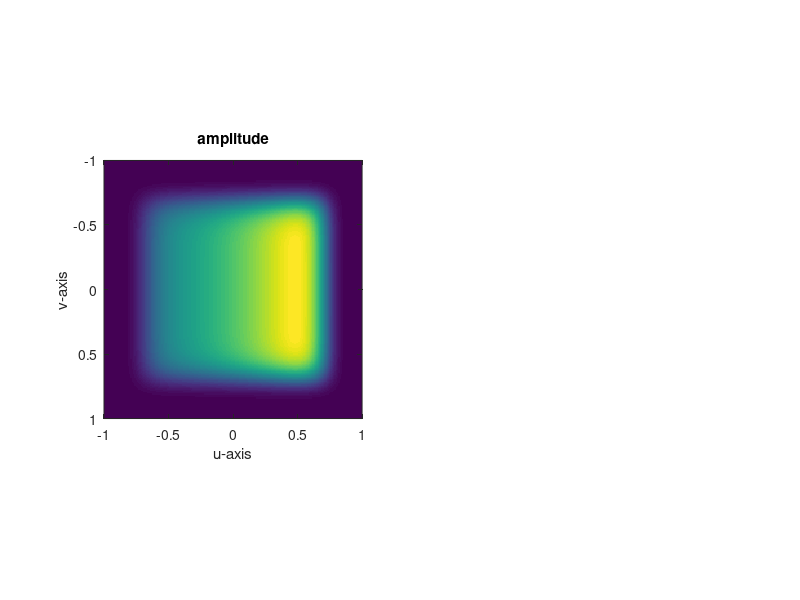
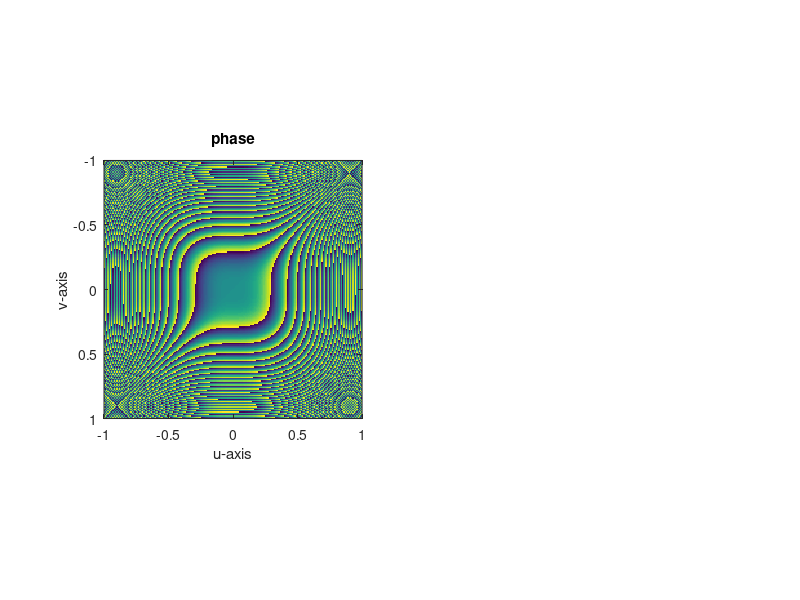
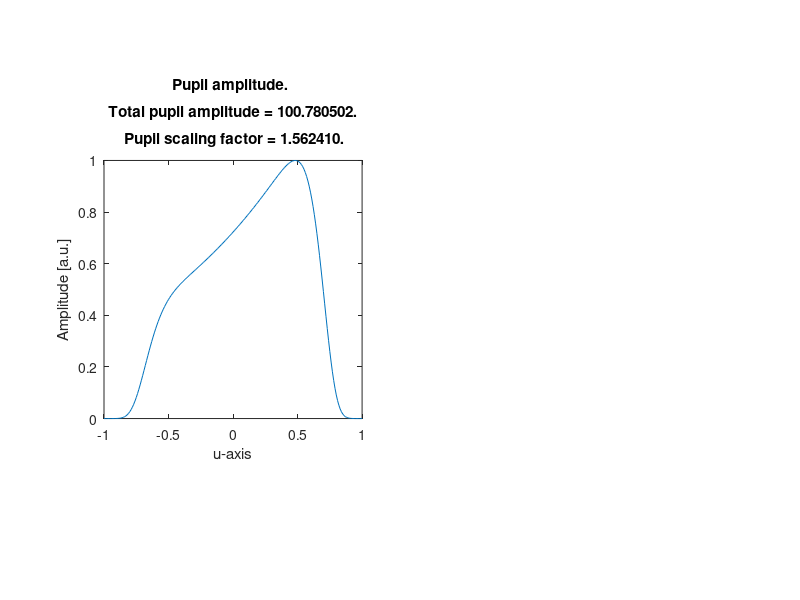

These figures' MATLAB source, in order: (Note: this script raises an error after producing the figures.)
%%% name:           FastLightSheetProfileSimulation_attenuationCompensation
%%% author:         Jonathan Nylk
%%% date created:   19/07/2016
%%% description:    This function simulates attenuation compensated
%%%                 light-sheets and plots their relative pupil functions,
%%%                 light-sheet cross-sectional profiles, MTF as a
%%%                 function of propagation distance, and the maximum
%%%                 intensity as a function of propagation.
%%%
%%% updates (latest first):
%%%                 
%%%
%%%
%%% END %%%


function FastLightSheetProfileSimulation_attenuationCompensation(zRange,xRange,lambda,NA,alpha,compensation_type...
    ,sigma_exp,sigma_lin,sigma_peak,x_peak,C_abs,outputFolder,Flag_imageSimulation,deconvolution_lightSheet,amp_peak)

    %default inputs
    if nargin < 1
%         zRange = [-50:0.05:50] * 1e-6;  % transverse beam axis [metres]
        zRange = [-50:0.5:50] * 1e-6;  % transverse beam axis [metres]
    end
    if nargin < 2
        xRange = [-100:1:100] * 1e-6; % propagation axis [metres]
    end
    if nargin < 3
        lambda = 532e-9;    % [metres]
    end
    if nargin < 4
        NA = 0.42;
    end
    if nargin < 5
        alpha = 7;
    end
    if nargin < 6
        compensation_type = 'Exponential';
%         compensation_type = 'Linear';
%         compensation_type = 'Peak';
    end
    if nargin < 7
        sigma_exp = 0.54;
%         sigma_exp = 0;
    end
    if nargin < 8
        sigma_lin = 0.54;
    end
    if nargin < 9
        sigma_peak = 0.1;
    end
    if nargin < 10
%         x_peak = 0 * 1e-6; % [metres]
        x_peak = 0.75;
    end
    if nargin < 11
%         C_abs = 64.95 * 100;   % [metres^-1]
        C_abs = 0;   % [metres^-1]
    end
    if nargin < 12
        outputFolder = 'C:\Users\Jonathan Nylk\Documents\GitHub\gitJonny_OMGsoftware\LightSheet\CompensatedLightsheet\Theory and Simulations\2016-10-06';
    end
    if nargin < 13
%         Flag_imageSimulation = 1;   % performs image convolution and deconvolution
        Flag_imageSimulation = 0;   % performs image convolution and deconvolution
    end
    if nargin < 14
        deconvolution_lightSheet = 'Normal';      % Use calculated light-sheet with no attenuation included. 
%         deconvolution_lightSheet = 'APriori';     % Use calculated light-sheet with attenuation included.
    end
    if nargin < 15
        amp_peak = 0.5;
    end
    
    % If imaging simulation is to be performed, override certain inputs to
    % comply with image size.
    if Flag_imageSimulation
        zRange = [-62:0.2:62.2] * 1e-6;  % transverse beam axis [metres]
        xRange = [-200:0.2:199.8] * 1e-6; % propagation axis [metres]
    end
    
    
    % other variable definitions
    ref_index = 1.33;
    illumination_mag = 40;
    illumination_tube_length = 0.2; % [metres]
    
    % define figure handles
    fig_pupil_amplitude = 101;
    fig_lightSheet_profile = 102;
    fig_intensity_maxima = 103;
    fig_MTF = 104;
    fig_MTF_5percent = 105;
    switch Flag_imageSimulation
        case 1
            fig_image_sims = 106;
            fig_image_sims_2 = 107;
        otherwise
            % Otherwise do nothing
    end
    
    % cylindrical simulation so no y-axis needed
%     yRange = [0] * 1e-6;    % transverse beam axis (in plane of light-sheet) [metres]
    yRange = zRange;

    % soft-aperture implemented, therefore extend hard aperture limit of NA
    NA_pupil = NA / 0.7;

    % define spatial frequency coords
    kzRange = ([1:length(zRange)] - floor(length(zRange) / 2) - 1) * 1 / 2 / zRange(end) / 2 / NA * lambda;
    kzRange = kzRange(ceil(length(kzRange) / 2):end);   % normalised [0:1]
    kxRange = ([1:length(xRange)] - floor(length(xRange) / 2) - 1) * 1 / 2 / xRange(end) / 2 / NA * lambda;
    kxRange = kxRange(ceil(length(kxRange) / 2):end);     % normalised [0:1]

    % set pupil limits
        VPupilSize = 1;       % z-axis
%         UPupilSize = 0.01;    % y-axis
        UPupilSize = 1;     % y-axis

    % set hard-aperture at pupil limit
    pupilAmplitudeMaskU = @(U,V) 1 * (U >= -UPupilSize & U <= UPupilSize);
    pupilAmplitudeMaskV = @(U,V) 1 * (V >= -VPupilSize & V <= VPupilSize);

    % set super-Gaussian apodization
    sigma_superGaussian = 8;    %super-Gaussian order (must be even!)
    superGaussian = @(U,V) exp(-(sqrt(2) * U).^ sigma_superGaussian) .* exp(-(sqrt(2) * V).^ sigma_superGaussian);

    pupilPhaseModulations = cell([1,2]);
    
    % compensated beam definition
    switch compensation_type
        case 'Exponential'
%             pupilPhaseModulations{1} = @(U,V) exp(2i * pi * alpha / (NA / NA_pupil).^3 * V.^3)...
%                 .* exp(sigma_exp / (NA / NA_pupil) * (V - 1)) .*
%                 superGaussian(U,V);    % exponential compenation factor (1+1D Airy)
            pupilPhaseModulations{1} = @(U,V) exp(2i * pi * alpha / (NA / NA_pupil).^3 * (U.^3 + V.^3))...
                .* exp(sigma_exp / (NA / NA_pupil) * (V - 1)) .* superGaussian(U,V);    % exponential compenation factor (2+1D Airy)
            fprintf('Pupil function: %s.\n Parameters:\n Alpha = %f.\n Sigma = %f.\n',func2str(pupilPhaseModulations{1}),alpha,sigma_exp);
        case 'Linear'
            pupilPhaseModulations{1} = @(U,V) exp(2i * pi * alpha / (NA / NA_pupil).^3 * V.^3)...
                .* sigma_exp / (NA / NA_pupil) .* (V + 1) .* superGaussian(U,V);   % linear compensation factor
            fprintf('Pupil function: %s.\n Parameters:\n Alpha = %f.\n Sigma = %f.\n',func2str(pupilPhaseModulations{1}),alpha,sigma_lin);
        case 'Peak'
           pupilPhaseModulations{1} = @(U,V) exp(2i * pi * alpha / (NA / NA_pupil).^3 * V.^3)...
                .* ((1 - amp_peak) + amp_peak .* exp(-((V - (x_peak * (NA / NA_pupil))) / sqrt(2) / (sigma_peak * (NA / NA_pupil))).^2)) .* superGaussian(U,V);    % no compensation, intensity peak
           fprintf('Pupil function: %s.\n Parameters:\n Alpha = %f.\n Sigma (width) = %f.\n Peak position = %f.\n Peak height = %f.\n',func2str(pupilPhaseModulations{1}),alpha,sigma_peak,x_peak,amp_peak);
        otherwise
           fprintf('Case: "%s" not recognised/implemented yet, using case: "Exponential" for compensation instead. \n',compensation_type)
           pupilPhaseModulations{1} = @(U,V) exp(2i * pi * alpha / (NA / NA_pupil).^3 * V.^3)...
                .* exp(sigma_exp / (NA / NA_pupil) * (V - 1)) .* superGaussian(U,V);    % exponential compenation factor
           fprintf('Pupil function: %s.\n Parameters:\n Alpha = %f.\n Sigma = %f.\n',func2str(pupilPhaseModulations{1}),alpha,sigma_exp);
    end
    % standard beam definition
%     pupilPhaseModulations{2} = @(U,V) exp(2i * pi * alpha / (NA / NA_pupil).^3 * V.^3)...
%         .* superGaussian(U,V);  % no compensation
    pupilPhaseModulations{2} = @(U,V) exp(2i * pi * alpha / (NA / NA_pupil).^3 * (U.^3 + V.^3))...
        .* superGaussian(U,V);  % no compensation    
    
    % allocate memory for PSFs
    PSF = zeros(length(zRange),length(xRange),length(pupilPhaseModulations));
    
    % evaluate compensated pupil function to determine normalisation constants
    pupilRangeU = [-UPupilSize:0.01:UPupilSize];
    pupilRangeV = [-VPupilSize:0.01:VPupilSize];
    if strcmp(compensation_type,'Peak')
        pupilMaxVal = 1;
        pupilNormVal = 1;
    else
        pupilPhaseModulation = pupilPhaseModulations{1};
        [maxVal,maxPos] = max(abs(pupilPhaseModulation(0,pupilRangeV)));
        pupilMaxVal = maxVal;
        pupilNormVal = abs(pupilPhaseModulation(0,-pupilRangeV(maxPos)));
    end
    
    for Idx = 1:length(pupilPhaseModulations)
        % scale pupil functions with normalisation constants
        pupilPhaseModulation = pupilPhaseModulations{Idx};
        pupilFunctor = @(U,V) pupilAmplitudeMaskU(U,V) .* pupilAmplitudeMaskV(U,V)...
            .* pupilPhaseModulation(U,V);
        if Idx == 1
            pupil_scaling_factor = 1 / pupilMaxVal;
        else
            pupil_scaling_factor = pupilNormVal / pupilMaxVal;
        end
        pupilFunctor = @(U,V) pupilFunctor(U,V) * pupil_scaling_factor;
        fprintf('Pupil scaling factor = %f.\n',pupil_scaling_factor);
        
        % sum amplitude over pupil
        total_pupil_amplitude = sum(abs(pupilFunctor(0,pupilRangeV)));
        fprintf('Total pupil amplitude = %f.\n',total_pupil_amplitude);
        
        % plot pupil amplitude
        figure(fig_pupil_amplitude);
        subplot(1,2,Idx);
        plot(pupilRangeV,abs(pupilFunctor(0,pupilRangeV)));
        xlim([-1 1]); ylim([0 1]); axis square;
        xlabel('u-axis'); ylabel('Amplitude [a.u.]');
        title(sprintf('Pupil amplitude. \n\n Total pupil amplitude = %f. \n\n Pupil scaling factor = %f.'...
            ,total_pupil_amplitude,pupil_scaling_factor));
        drawnow;shg;
        
        % plot 2D pupil amplitude and phase
        [pupilRangeU_2D,pupilRangeV_2D] = meshgrid(pupilRangeU,pupilRangeV);
        figure(51);
        subplot(1,2,Idx);
        imagesc(pupilRangeV,pupilRangeU,abs(pupilFunctor(pupilRangeU_2D,pupilRangeV_2D)).');
        axis image;
        xlim([-1 1]); ylim([-1 1]);
        xlabel('u-axis'); ylabel('v-axis');
        title('amplitude');
        figure(52);
        subplot(1,2,Idx);
        imagesc(pupilRangeV,pupilRangeU,angle(pupilFunctor(pupilRangeU_2D,pupilRangeV_2D)).');
        axis image;
        xlim([-1 1]); ylim([-1 1]);
        xlabel('u-axis'); ylabel('v-axis');
        title('phase');
        drawnow;shg;
        
        
        % calculate PSF
        psf_timer = tic;
        psf = calcVectorialPsf(yRange,zRange,xRange,lambda...
            ,@(U,V) pupilFunctor(U,V) / sqrt(2),@(U,V) 1i * pupilFunctor(U,V) / sqrt(2)...
            ,NA_pupil,ref_index,illumination_mag,illumination_tube_length,[]);
        psf_time_elapsed = toc(psf_timer);
        fprintf('Time taken to calculate light-sheet PSF: %f seconds.\n',psf_time_elapsed);
        
        % if a 2D pupil function, then 3D beam profile.
        % project along y-axis to determine light-sheet profile.
        if max(yRange~=0)
            psf = sum(psf,1);
        end
        
        % re-orient PSF
        psf = squeeze(permute(psf,[1,3,2])).';
        
        % take finite depth-of-field of detection lens into account
        [~,zCoords] = meshgrid(xRange,zRange);
        DOF_half_width = 16e-6;  % [metres]
        detection_DOF = exp(-1 * zCoords.^2 / 2 / DOF_half_width^2);
        psf = psf .* detection_DOF;
        
        % normalise
        psf = psf ./ max(psf(:));
        
        % take a copy of the PSF before applying absorption
        psf_before_absorption = psf;
        
        % simulate "perfect" absorption
        absorption_decay = repmat(exp(-C_abs * xRange),[length(zRange) 1]);
        psf = psf .* absorption_decay;
        % re-normalise
        psf = psf ./ max(psf(:));
        
        % write psf
        PSF(:,:,Idx) = psf;
        
        % plot attenuated light-sheet
        figure(fig_lightSheet_profile);
        subplot(2,1,Idx);
        imagesc(xRange * 1e6,zRange * 1e6,psf); axis image;
        title('Light-sheet profile');
        xlabel('x-axis [um]'); ylabel('z-axis [um]');
        drawnow;shg;

        % determine transverse intensity maxima
        [C_max,I_max]=max(psf,[],1);
        
        % plot position and intensity of maxima
        figure(fig_intensity_maxima);
        subplot(2,2,Idx)
        plot(xRange * 1e6,C_max); axis square;
        title('Light-sheet peak intensity value');
        xlabel('x-axis [um]'); ylabel('Intensity [a.u.]');
        xlim([xRange(1) xRange(end)] * 1e6);
        subplot(2,2,Idx + 2);
        plot(xRange * 1e6,zRange(I_max) * 1e6); axis square;
        title('Light-sheet peak intensity position');
        xlabel('x-axis [um]'); ylabel('z-axis [um]');
        xlim([xRange(1) xRange(end)] * 1e6);
        drawnow;shg;
        
        % determine MTF_z as a function of x-axis coordinate
        MTF_z = abs(fftshift(fft(psf,[],1),1));
        % normalisation
        MTF_z = MTF_z ./ max(MTF_z(:));
        MTF_z = MTF_z(ceil(size(MTF_z,1) / 2):end,:); % range, kz = [0:1]
        
        if Idx == 1
            MTF_z = MTF_z / pupilMaxVal / pupilNormVal;
            fprintf('MTF scaling factor = %f.\n',1 / pupilMaxVal / pupilNormVal);
        end
        
        % plot MTF
        figure(fig_MTF);
        subplot(2,1,Idx);
        imagesc(xRange * 1e6,kzRange,MTF_z);
        if Idx == 1
            title(sprintf('MTF(x,kz). \n\n MTF scaling factor = %f.\n',1 / pupilMaxVal / pupilNormVal));
        else
            title('MTF(x,kz)');
        end
        xlabel('x [um]');ylabel('kz');
        ylim([0 1]);
        drawnow;shg;
        
        % plot thresholded MTF
        figure(fig_MTF_5percent);
        subplot(2,1,Idx);
        imagesc(xRange * 1e6,kzRange,MTF_z >= 0.05);
        if Idx == 1
            title(sprintf('MTF(x,kz). \n\n MTF scaling factor = %f.\n',1 / pupilMaxVal / pupilNormVal));
        else
            title('MTF(x,kz)');
        end
        xlabel('x [um]');ylabel('kz');
        colormap gray;
        ylim([0 1]);
        drawnow;shg;
        
        
        % Simulate imaging of target
        switch Flag_imageSimulation
            case 1
                % Load image_target
                image_target_base =...
                    single(imread('C:\Users\Jonathan Nylk\Documents\GitHub\gitJonny_OMGsoftware\LightSheet\CompensatedLightsheet\Theory and Simulations\03-foundation-colour.bmp'));
%                 image_target = imresize(image_target,2);
                image_target_base = repmat(image_target_base,[1 2 1]); 
                image_target = ones(size(repmat(image_target_base,[2 1 1]))) * max(image_target_base(:));
                image_target(floor(size(image_target_base,1) / 2):floor(size(image_target_base,1) / 2) -1 + size(image_target_base,1),:,:) = image_target_base;
                % Normalise
                if min(image_target(:)) < 0
                    image_target = image_target .* (image_target>0);    % Ensures all +ve values
                end
                image_target = image_target / max(image_target(:));

                % Image target to display
                image_target_DISPLAY = image_target;

                % invert image target
                image_target = 1 - image_target;


                % Convolve image target with light-sheet PSF
                convolved_image = zeros([size(image_target,1),size(image_target,2),size(image_target,3)],'single');
                for m = 1:size(image_target,3)
                    for n = 1:size(image_target,2)
                        convolved_image(:,n,m) = conv(squeeze(image_target(:,n,m)),squeeze(psf(:,n)),'same');
                    end
                end

                % Add Gaussian noise
                noise_magnitude = 0.01;
%                 noise_magnitude = 0; % no noise
                image_noise = randn(size(convolved_image)) .* max(convolved_image(:)) * noise_magnitude;
                convolved_image = convolved_image + image_noise;

                % Re-normalisation of image
                if min(convolved_image(:)) < 0
                    convolved_image = convolved_image - min(convolved_image(:));    % Ensures all +ve values
                end
                convolved_image = convolved_image / max(convolved_image(:));

                % Convolved image to display
                convolved_image_DISPLAY = 1 - convolved_image;

                % Deconvolve image with light-sheet PSF
                
                % Deconvolve using light-sheet profile without including absorption
                switch deconvolution_lightSheet
                    case 'Normal'
                        psf = psf_before_absorption;
                    otherwise
                end
                

%                 % Try deconvolution with normal Airy PSF
%                 figure(1);
%                 deconvolution_PSF_axes = get(gcf,'Children');
%                 deconvolution_PSF_hanlde = get(deconvolution_PSF_axes(1),'Children');
%                 psf = get(deconvolution_PSF_hanlde,'CData');
                
                
                
                
                % Zero-pad and centre PSF
                padded_psf = zeros(size(psf,1) + 2 * ceil(size(psf,1) / 2),size(psf,2));
                padded_psf(ceil(size(psf,1) / 2) + [1:size(psf,1)],:) = psf;
                
                % Model z-OTF as inverse function
                ZOtf = ([1:size(padded_psf,1)] - floor(size(padded_psf,1) / 2) - 1) / ((zRange(2)-zRange(1)) * size(padded_psf,1));
                excitationOpticalCutOffSpFreq = 2 * NA / lambda; % Independent of refractive index of medium
                excitationNoiseToSignalRatio = ZOtf / excitationOpticalCutOffSpFreq / 5;
                excitationNoiseToSignalRatio =excitationNoiseToSignalRatio.';
                
                % Calculate Deconvolution filter
                lightSheetOtf = fftshift(fft(ifftshift(padded_psf,1),[],1),1);
                lightSheetOtf = lightSheetOtf ./ max(abs(lightSheetOtf(:))); % Maintain the mean brightness
                
                if Idx == 1
                    lightSheetOtf = lightSheetOtf / pupilMaxVal / pupilNormVal;
                    fprintf('OTF scaling factor = %f.\n',1 / pupilMaxVal / pupilNormVal);
                end
                
                lightSheetDeconvFilter = conj(lightSheetOtf) ./ (abs(lightSheetOtf).^2 ...
                    + repmat(excitationNoiseToSignalRatio.^2,[1 size(lightSheetOtf,2)]));
                
                % Pad and extend edges of image
                padded_convolved_image = convolved_image([1:end, end * ones(1,floor(end / 2))...
                        ,ones(1,floor((end + 1) / 2))],:,:);
                
                % Deconvolve
                imageSliceFft = fft(padded_convolved_image,[],1);
                deconvImage = ifft(imageSliceFft .* repmat(ifftshift(lightSheetDeconvFilter,1),[1 1 size(convolved_image,3)]),[],1,'symmetric');
                deconvolved_image = deconvImage(1:end / 2,:,:); % drop wrapped kernel padding;

                % Re-normlaise
                deconvolved_image = deconvolved_image ./ max(deconvolved_image(:));
                deconvolved_image = deconvolved_image .* (deconvolved_image > 0);
                
                % Re-normlaise within specified xRange
                xRange_min = -100e-6;   % [metres]
                xRange_max = 100e-6;    % [metres]
                [~,xLim_lower] = max(xRange >= xRange_min);
                [~,xLim_upper] = max(xRange >= xRange_max);
                image_min_level = min(min(min(deconvolved_image(:,xLim_lower:xLim_upper,:))));
                image_max_level = max(max(max(deconvolved_image(:,xLim_lower:xLim_upper,:))));
                deconvolved_image = deconvolved_image - image_min_level;
                deconvolved_image = deconvolved_image / image_max_level;
                deconvolved_image = deconvolved_image .* (deconvolved_image > 0);
                deconvolved_image = deconvolved_image .* (deconvolved_image < 1) + (deconvolved_image >= 1);

                % Deconvolved image to display
                deconvolved_image_DISPLAY = 1 - deconvolved_image;

                figure(fig_image_sims);
                subplot(3,2,Idx);
                imagesc(xRange * 1e6,zRange * 1e6,image_target_DISPLAY);
                axis image;
                xlabel('x-axis [um]');
                ylabel('z-axis [um]');
                title('image target');
                subplot(3,2,2+Idx);
                imagesc(xRange * 1e6,zRange * 1e6,convolved_image_DISPLAY);
                axis image;
                xlabel('x-axis [um]');
                ylabel('z-axis [um]');
                title('convolved image');
                subplot(3,2,4+Idx);
                imagesc(xRange * 1e6,zRange * 1e6,deconvolved_image_DISPLAY);
                axis image;
                xlabel('x-axis [um]');
                ylabel('z-axis [um]');
                title('deconvolved image');
                drawnow;shg;
                
                figure(fig_image_sims_2);
                subplot(2,1,Idx);
                imagesc(xRange * 1e6,zRange * 1e6,deconvolved_image_DISPLAY);
                axis image;
                xlabel('x-axis [um]');
                ylabel('z-axis [um]');
                title('deconvolved image');
                drawnow;shg;
                
            otherwise
                % Otherwise do nothing
        end
        
    end
    
    % save figures
    switch compensation_type
        case 'Exponential'
            fullOutputFolder = sprintf('%s\\Alpha_%f_Abs_%f_ExponentialCompensation_sigma_%f',outputFolder,alpha,C_abs,sigma_exp);
        case 'Linear'
            fullOutputFolder = sprintf('%s\\Alpha_%f_Abs_%f_LinearCompensation_sigma_%f',outputFolder,alpha,C_abs,sigma_lin);
        case 'Peak'
 
           fullOutputFolder = sprintf('%s\\Alpha_%f_Abs_%f_Peak_sigma_%f_centre_%f_amp_%f',outputFolder,alpha,C_abs,sigma_peak,x_peak,amp_peak);
        otherwise
           fprintf('Case: "%s" not recognised/implemented yet, using case: "Exponential" for compensation instead. \n',compensation_type);
           fullOutputFolder = sprintf('%s\\Alpha_%f_Abs_%f_ExponentialCompensation_sigma_%f',outputFolder,alpha,C_abs,sigma_exp);
    end
    mkdir(fullOutputFolder);
    saveas(fig_pupil_amplitude,sprintf('%s\\pupilAmplitude.fig',fullOutputFolder));
    saveas(fig_pupil_amplitude,sprintf('%s\\pupilAmplitude.png',fullOutputFolder));
    saveas(fig_lightSheet_profile,sprintf('%s\\lightSheetProfile.fig',fullOutputFolder));
    saveas(fig_lightSheet_profile,sprintf('%s\\lightSheetProfile.png',fullOutputFolder));
    saveas(fig_intensity_maxima,sprintf('%s\\intensityMaxima.fig',fullOutputFolder));
    saveas(fig_intensity_maxima,sprintf('%s\\intensityMaxima.png',fullOutputFolder));
    saveas(fig_MTF,sprintf('%s\\MTF.fig',fullOutputFolder));
    saveas(fig_MTF,sprintf('%s\\MTF.png',fullOutputFolder));
    saveas(fig_MTF_5percent,sprintf('%s\\MTF_5.fig',fullOutputFolder));
    saveas(fig_MTF_5percent,sprintf('%s\\MTF_5.png',fullOutputFolder));
     switch Flag_imageSimulation
            case 1
                saveas(fig_image_sims,sprintf('%s\\imaging_simulation.fig',fullOutputFolder));
                saveas(fig_image_sims,sprintf('%s\\imaging_simulation.png',fullOutputFolder));
                saveas(fig_image_sims_2,sprintf('%s\\deconvolved_image.fig',fullOutputFolder));
                saveas(fig_image_sims_2,sprintf('%s\\deconvolved_image.png',fullOutputFolder));
         otherwise
                % Otherwise do nothing
     end
    
%     close all
        
end
